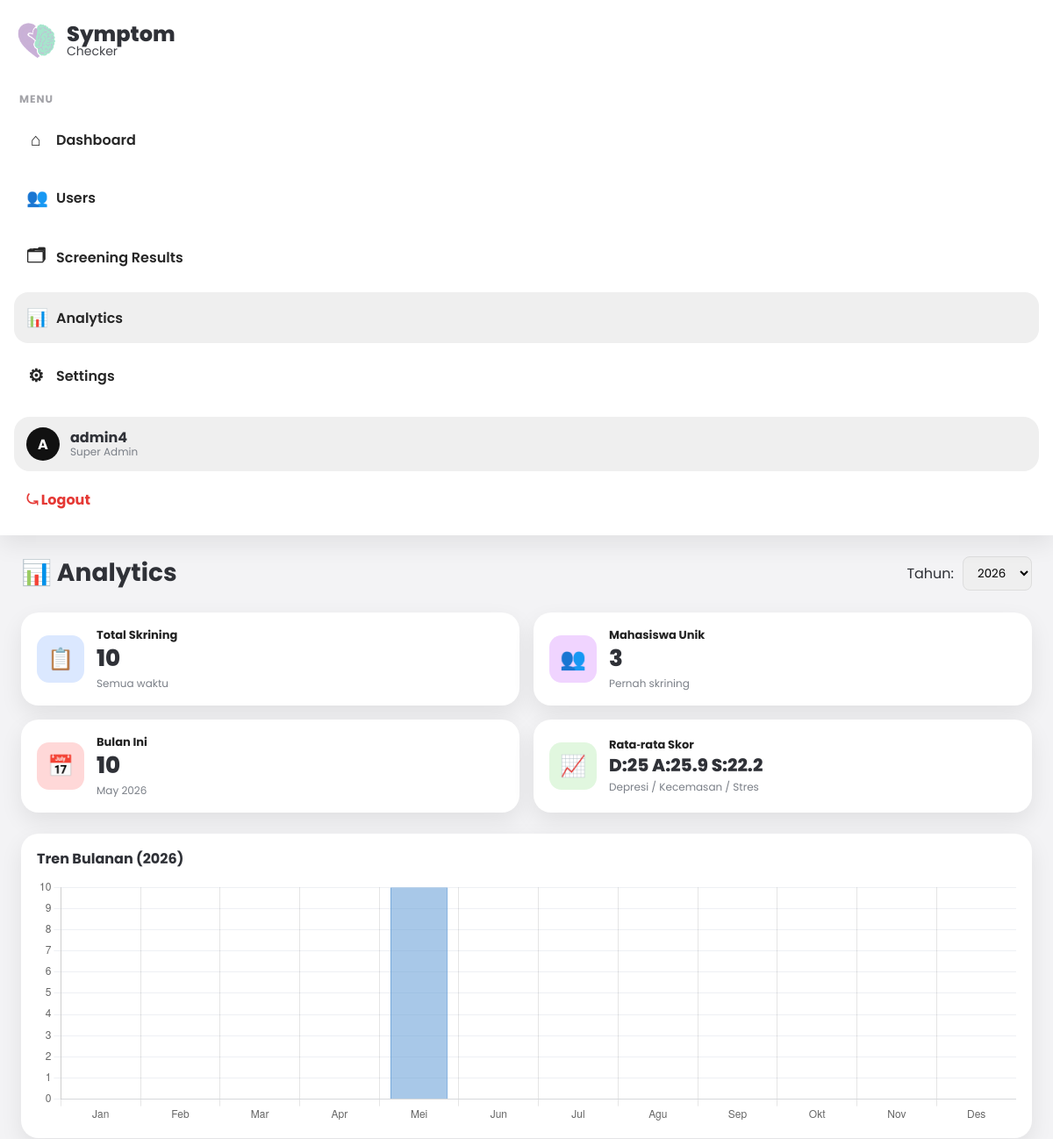
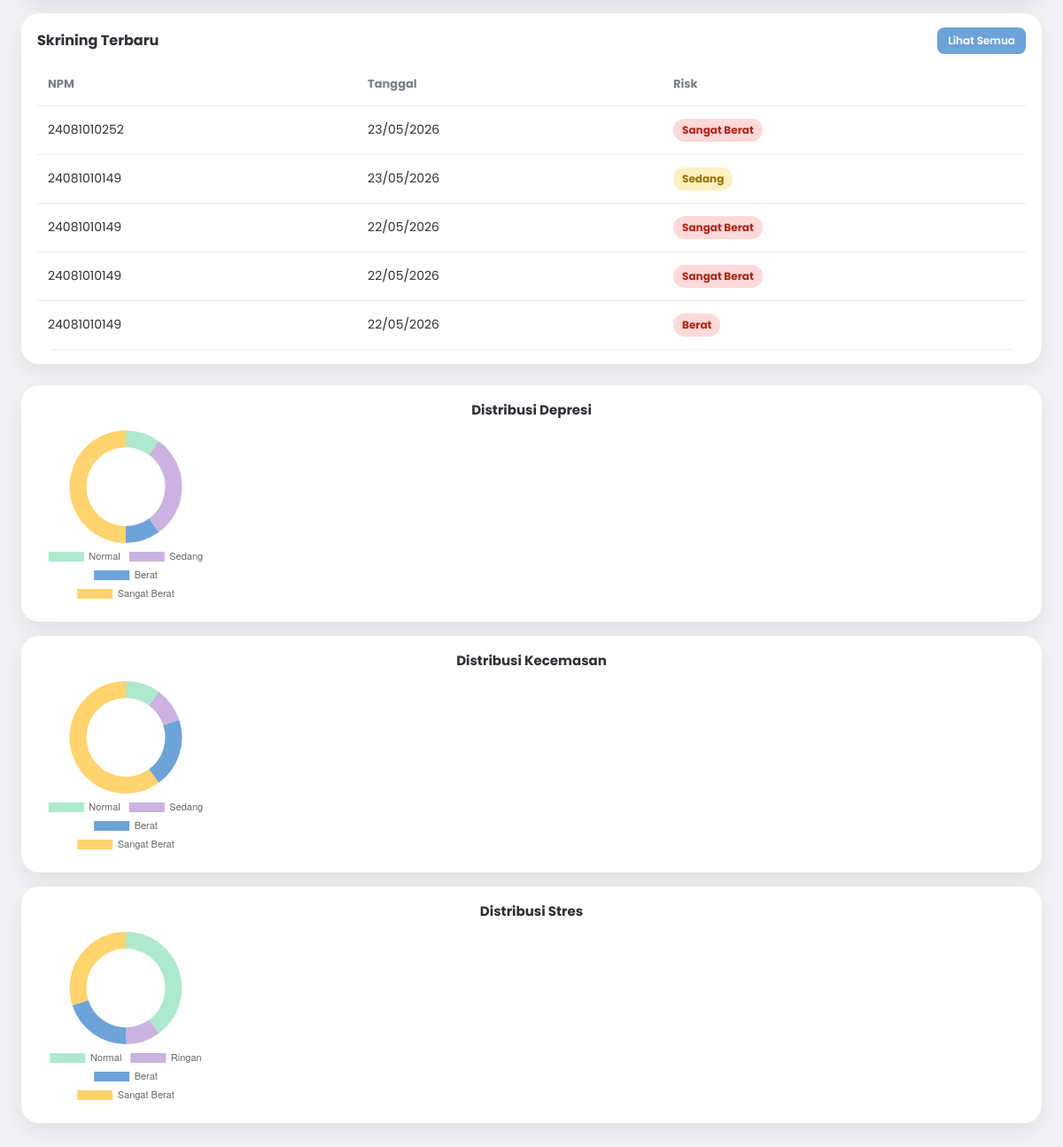
/admin/analytics.php (signed in), run on the app's committed database (2 pictures, top to bottom).
### tables this page shows
CREATE TABLE `skrining` (
  `id_skrining` varchar(10) NOT NULL,
  `id_mahasiswa` varchar(10) NOT NULL,
  `tgl_skrining` datetime NOT NULL DEFAULT current_timestamp(),
  `skor_depresi` tinyint(3) UNSIGNED NOT NULL DEFAULT 0,
  `skor_anxiety` tinyint(3) UNSIGNED NOT NULL DEFAULT 0,
  `skor_stress` tinyint(3) UNSIGNED NOT NULL DEFAULT 0,
  `catatan` text DEFAULT NULL
);

CREATE TABLE `mahasiswa` (
  `id_mahasiswa` varchar(10) NOT NULL,
  `npm` varchar(20) NOT NULL,
  `nama` varchar(100) NOT NULL,
  `password` varchar(255) NOT NULL,
  `created_at` timestamp NOT NULL DEFAULT current_timestamp(),
  `security_question` varchar(255) DEFAULT NULL,
  `security_answer_hash` varchar(255) DEFAULT NULL
);

### admin/analytics.php (the view, shortened to what this page needs)
<?php
require_once '../config/database.php';
$adminName = $_SESSION['admin']['username'] ?? $_SESSION['admin_username'] ?? 'Admin';
$tahun = (int) ($_GET['tahun'] ?? date('Y'));
try {
    $totalSkrining = (int) $pdo->query("SELECT COUNT(*) FROM skrining")->fetchColumn();
    $totalUsers = (int) $pdo->query("SELECT COUNT(DISTINCT id_mahasiswa) FROM skrining")->fetchColumn();
    $avgDepresi = (float) ($pdo->query("SELECT AVG(skor_depresi) FROM skrining")->fetchColumn() ?? 0);
    $avgAnxiety = (float) ($pdo->query("SELECT AVG(skor_anxiety) FROM skrining")->fetchColumn() ?? 0);
    $avgStress  = (float) ($pdo->query("SELECT AVG(skor_stress) FROM skrining")->fetchColumn() ?? 0);
    $bulanIni = date('m');
    $skriningBulanIni = (int) $pdo->query("SELECT COUNT(*) FROM skrining WHERE YEAR(tgl_skrining) = $tahun AND MONTH(tgl_skrining) = $bulanIni")->fetchColumn();
    $stmtTrend = $pdo->prepare("
        SELECT MONTH(tgl_skrining) AS bulan, COUNT(*) AS total
        FROM skrining
        WHERE YEAR(tgl_skrining) = :tahun
        GROUP BY bulan
        ORDER BY bulan
    ");
    $stmtTrend->execute(['tahun' => $tahun]);
    $trendData = $stmtTrend->fetchAll(PDO::FETCH_ASSOC);
    $bulanLabels = ['Jan','Feb','Mar','Apr','Mei','Jun','Jul','Agu','Sep','Okt','Nov','Des'];
    $trendSeries = array_fill(0, 12, 0);
    foreach ($trendData as $row) {
        $index = (int)$row['bulan'] - 1;
        $trendSeries[$index] = (int)$row['total'];
    }
    $stmtDep = $pdo->query("
        SELECT kd.nama_kategori, COUNT(*) AS total
        FROM skrining s
        JOIN kategori_subskala kd ON kd.id_subskala = 'IDU001' AND s.skor_depresi BETWEEN kd.rentang_min AND kd.rentang_max
        GROUP BY kd.nama_kategori
        ORDER BY FIELD(kd.nama_kategori, 'Normal','Ringan','Sedang','Berat','Sangat Berat')
    ");
    $distDepresi = $stmtDep->fetchAll(PDO::FETCH_ASSOC);
    $stmtAnx = $pdo->query("
        SELECT ka.nama_kategori, COUNT(*) AS total
        FROM skrining s
        JOIN kategori_subskala ka ON ka.id_subskala = 'IDU002' AND s.skor_anxiety BETWEEN ka.rentang_min AND ka.rentang_max
        GROUP BY ka.nama_kategori
        ORDER BY FIELD(ka.nama_kategori, 'Normal','Ringan','Sedang','Berat','Sangat Berat')
    ");
    $distAnxiety = $stmtAnx->fetchAll(PDO::FETCH_ASSOC);
    $stmtStr = $pdo->query("
        SELECT ks.nama_kategori, COUNT(*) AS total
        FROM skrining s
        JOIN kategori_subskala ks ON ks.id_subskala = 'IDU003' AND s.skor_stress BETWEEN ks.rentang_min AND ks.rentang_max
        GROUP BY ks.nama_kategori
        ORDER BY FIELD(ks.nama_kategori, 'Normal','Ringan','Sedang','Berat','Sangat Berat')
    ");
    $distStress = $stmtStr->fetchAll(PDO::FETCH_ASSOC);
    $recentStmt = $pdo->query("
        SELECT s.id_skrining, s.tgl_skrining, m.npm, m.nama,
               (s.skor_depresi + s.skor_anxiety + s.skor_stress) AS skor_total,
               COALESCE(kd.nama_kategori,'?') AS kategori_depresi,
               COALESCE(ka.nama_kategori,'?') AS kategori_anxiety,
               COALESCE(ks.nama_kategori,'?') AS kategori_stress
        FROM skrining s
        JOIN mahasiswa m ON m.id_mahasiswa = s.id_mahasiswa
        LEFT JOIN kategori_subskala kd ON kd.id_subskala = 'IDU001' AND s.skor_depresi BETWEEN kd.rentang_min AND kd.rentang_max
        LEFT JOIN kategori_subskala ka ON ka.id_subskala = 'IDU002' AND s.skor_anxiety BETWEEN ka.rentang_min AND ka.rentang_max
        LEFT JOIN kategori_subskala ks ON ks.id_subskala = 'IDU003' AND s.skor_stress BETWEEN ks.rentang_min AND ks.rentang_max
        ORDER BY s.tgl_skrining DESC
        LIMIT 5
    ");
    $recent = $recentStmt->fetchAll(PDO::FETCH_ASSOC);
} catch (Throwable $e) {
    die('Query error: ' . $e->getMessage());
}
function getRiskLevel(?string $depresi, ?string $anxiety, ?string $stress): string
{
    $levels = [$depresi, $anxiety, $stress];
    if (in_array('Sangat Berat', $levels)) {
        return 'Sangat Berat';
    }
    if (in_array('Berat', $levels)) {
        return 'Berat';
    }
    if (in_array('Sedang', $levels)) {
        return 'Sedang';
    }
    return 'Normal';
}
function getRiskBadgeClass(string $risk): string
{
    return match ($risk) {
        'Sangat Berat' => 'badge-danger',
        'Berat'        => 'badge-danger',
        'Sedang'       => 'badge-warning',
        'Ringan'       => 'badge-warning',
        default        => 'badge-success'
    };
}
function distToArray(array $data): array {
    $res = [];
    foreach ($data as $row) {
        $res[$row['nama_kategori']] = (int)$row['total'];
    }
    return $res;
}
$depData = distToArray($distDepresi);
$anxData = distToArray($distAnxiety);
$strData = distToArray($distStress);
$depLabels = array_keys($depData);
$depValues = array_values($depData);
$anxLabels = array_keys($anxData);
$anxValues = array_values($anxData);
$strLabels = array_keys($strData);
$strValues = array_values($strData);
?>
<!DOCTYPE html>
<html lang="id">
<head>
</head>
<body>
<div class="layout">
    <aside class="sidebar">
        <a href="index.php" class="brand">
            <img src="../assets/img/logo.png" alt="Logo">
            <div>
                <div class="title">Symptom</div>
                <div class="sub">Checker</div>
            </div>
        </a>
        <div>
            <div class="menu-label">MENU</div>
            <nav class="nav">
                <a href="index.php"><span class="ico">⌂</span>Dashboard</a>
                <a href="users.php"><span class="ico">👥</span>Users</a>
                <a href="hasil.php"><span class="ico">🗂</span>Screening Results</a>
                <a href="analytics.php" class="active"><span class="ico">📊</span>Analytics</a>
                <a href="settings.php"><span class="ico">⚙</span>Settings</a>
            </nav>
        </div>
        <div class="sidebar-footer">
            <div class="admin-box">
                <div class="avatar">A</div>
                <div class="admin-meta">
                    <div class="name"><?= htmlspecialchars($adminName); ?></div>
                    <div class="role">Super Admin</div>
                </div>
            </div>
            <a class="logout" href="../logout.php">⤿ Logout</a>
        </div>
    </aside>
    <main class="content">
        <div class="page-header">
            <h1>📊 Analytics</h1>
            <form class="filter-year" method="get">
                <label>Tahun:</label>
                <select name="tahun" onchange="this.form.submit()">
                    <?php for ($y = date('Y')-5; $y <= date('Y'); $y++): ?>
                        <option value="<?= $y; ?>" <?= $y == $tahun ? 'selected' : ''; ?>><?= $y; ?></option>
                    <?php endfor; ?>
                </select>
            </form>
        </div>
        <section class="cards">
            <div class="card blue">
                <div class="icon">📋</div>
                <div class="kpi">
                    <div class="label">Total Skrining</div>
                    <div class="value"><?= number_format($totalSkrining); ?></div>
                    <div class="sub">Semua waktu</div>
                </div>
            </div>
            <div class="card purple">
                <div class="icon">👥</div>
                <div class="kpi">
                    <div class="label">Mahasiswa Unik</div>
                    <div class="value"><?= number_format($totalUsers); ?></div>
                    <div class="sub">Pernah skrining</div>
                </div>
            </div>
            <div class="card red">
                <div class="icon">📅</div>
                <div class="kpi">
                    <div class="label">Bulan Ini</div>
                    <div class="value"><?= number_format($skriningBulanIni); ?></div>
                    <div class="sub"><?= date('F Y'); ?></div>
                </div>
            </div>
            <div class="card green">
                <div class="icon">📈</div>
                <div class="kpi">
                    <div class="label">Rata‑rata Skor</div>
                    <div class="value" style="font-size:20px;">D:<?= round($avgDepresi,1); ?> A:<?= round($avgAnxiety,1); ?> S:<?= round($avgStress,1); ?></div>
                    <div class="sub">Depresi / Kecemasan / Stres</div>
                </div>
            </div>
        </section>
        <section class="grid-2">
            <div class="panel">
                <div class="panel-head">
                    <h2>Tren Bulanan (<?= $tahun; ?>)</h2>
                </div>
                <div class="chart-wrap">
                    <canvas id="trendChart"></canvas>
                </div>
            </div>
            <div class="panel">
                <div class="panel-head">
                    <h2>Skrining Terbaru</h2>
                    <a href="hasil.php" class="btn-sm" style="text-decoration:none;">Lihat Semua</a>
                </div>
                <div class="table-wrapper" style="box-shadow:none; padding:0;">
                    <table>
                        <thead><tr><th>NPM</th><th>Tanggal</th><th>Risk</th></tr></thead>
                        <tbody>
                            <?php if (empty($recent)): ?>
                                <tr><td colspan="3" style="text-align:center; color:var(--muted)">Belum ada data.</td></tr>
                            <?php else: foreach ($recent as $r):
                                $risk = getRiskLevel($r['kategori_depresi'], $r['kategori_anxiety'], $r['kategori_stress']);
                            ?>
                        <tr>
                            <td><?= htmlspecialchars($r['npm']); ?></td>
                            <td><?= date('d/m/Y', strtotime($r['tgl_skrining'])); ?></td>
                            <td><span class="badge <?= getRiskBadgeClass($risk); ?>"><?= $risk; ?></span></td>
                        </tr>
                    <?php endforeach; endif; ?>
                        </tbody>
                    </table>
                </div>
            </div>
        </section>
        <section class="pie-row">
            <div class="pie-panel">
                <h3>Distribusi Depresi</h3>
                <div style="width:100%; height:200px; position:relative;">
                    <canvas id="pieDepresi" height="200"></canvas>
                </div>
            </div>
            <div class="pie-panel">
                <h3>Distribusi Kecemasan</h3>
                <div style="width:100%; height:200px; position:relative;">
                    <canvas id="pieAnxiety" height="200"></canvas>
                </div>
            </div>
            <div class="pie-panel">
                <h3>Distribusi Stres</h3>
                <div style="width:100%; height:200px; position:relative;">
                    <canvas id="pieStress" height="200"></canvas>
                </div>
            </div>
        </section>
    </main>
</div>
<script>
// Data dari PHP
const depLabels = <?= json_encode($depLabels); ?>;
const depValues = <?= json_encode($depValues); ?>;
const anxLabels = <?= json_encode($anxLabels); ?>;
const anxValues = <?= json_encode($anxValues); ?>;
const strLabels = <?= json_encode($strLabels); ?>;
const strValues = <?= json_encode($strValues); ?>;
const bulanLabels = <?= json_encode($bulanLabels); ?>;
const trendSeries = <?= json_encode($trendSeries); ?>;
// Warna default
const colors = ['#aee9cd','#cbb2e1','#6ea3d9','#ffd36d','#ff7b7b'];
// Fungsi buat doughnut chart dengan fallback
function createDoughnut(canvasId, labels, values) {
    const canvas = document.getElementById(canvasId);
    if (!canvas) return;
    let finalLabels = labels;
    let finalValues = values;
    if (labels.length === 0 || values.every(v => v === 0)) {
        finalLabels = ['Tidak ada data'];
        finalValues = [1];
    }
    new Chart(canvas, {
        type: 'doughnut',
        data: {
            labels: finalLabels,
            datasets: [{
                data: finalValues,
                backgroundColor: colors.slice(0, finalLabels.length),
                borderWidth: 0
            }]
        },
        options: {
            responsive: true,
            maintainAspectRatio: true,
            cutout: '70%',
            plugins: {
                legend: {
                    position: 'bottom',
                    labels: { font: { size: 11 } }
                }
            }
        }
    });
}
// Tren bar chart
const trendCtx = document.getElementById('trendChart');
if (trendCtx) {
    new Chart(trendCtx, {
        type: 'bar',
        data: {
            labels: bulanLabels,
            datasets: [{
                label: 'Jumlah Skrining',
                data: trendSeries,
                backgroundColor: 'rgba(110,163,217,0.6)',
                borderColor: '#6ea3d9',
                borderWidth: 1
            }]
        },
        options: {
            responsive: true,
            maintainAspectRatio: false,
            plugins: { legend: { display: false } },
            scales: {
                y: { beginAtZero: true, grid: { color: '#eef0f4' } }
            }
        }
    });
}
// Inisialisasi ketiga pie chart
createDoughnut('pieDepresi', depLabels, depValues);
createDoughnut('pieAnxiety', anxLabels, anxValues);
createDoughnut('pieStress', strLabels, strValues);
</script>
</body>
</html>

### data on the page
skrining: id_mahasiswa.npm "24081010252", tgl_skrining "23/05/2026", risk "Sangat Berat"
skrining: id_mahasiswa.npm "24081010149", tgl_skrining "23/05/2026", risk "Sedang"
skrining: id_mahasiswa.npm "24081010149", tgl_skrining "22/05/2026", risk "Sangat Berat"
skrining: id_mahasiswa.npm "24081010149", tgl_skrining "22/05/2026", risk "Sangat Berat"
skrining: id_mahasiswa.npm "24081010149", tgl_skrining "22/05/2026", risk "Berat"

### other printed values
$adminName "admin4"
$totalSkrining "10"
$totalUsers "3"
$skriningBulanIni "10"
$avgDepresi "25"
$avgAnxiety "25.9"
$avgStress "22.2"
$tahun "2026"
form field tahun "2026"
chart data {{ json_encode($depLabels) }} ["Normal","Sedang","Berat","Sangat Berat"]
chart data {{ json_encode($depValues) }} [1,3,1,5]
chart data {{ json_encode($anxLabels) }} ["Normal","Sedang","Berat","Sangat Berat"]
